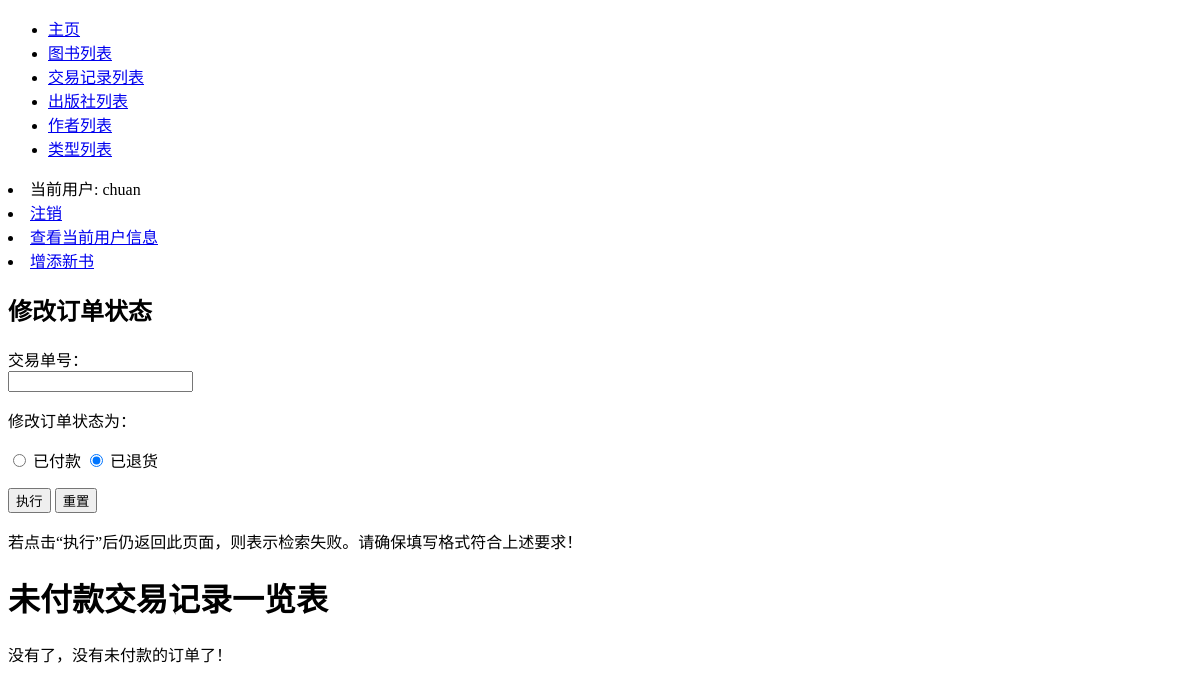
Page /bookstore/transactions/payment/ (signed in) on the earlier database version.
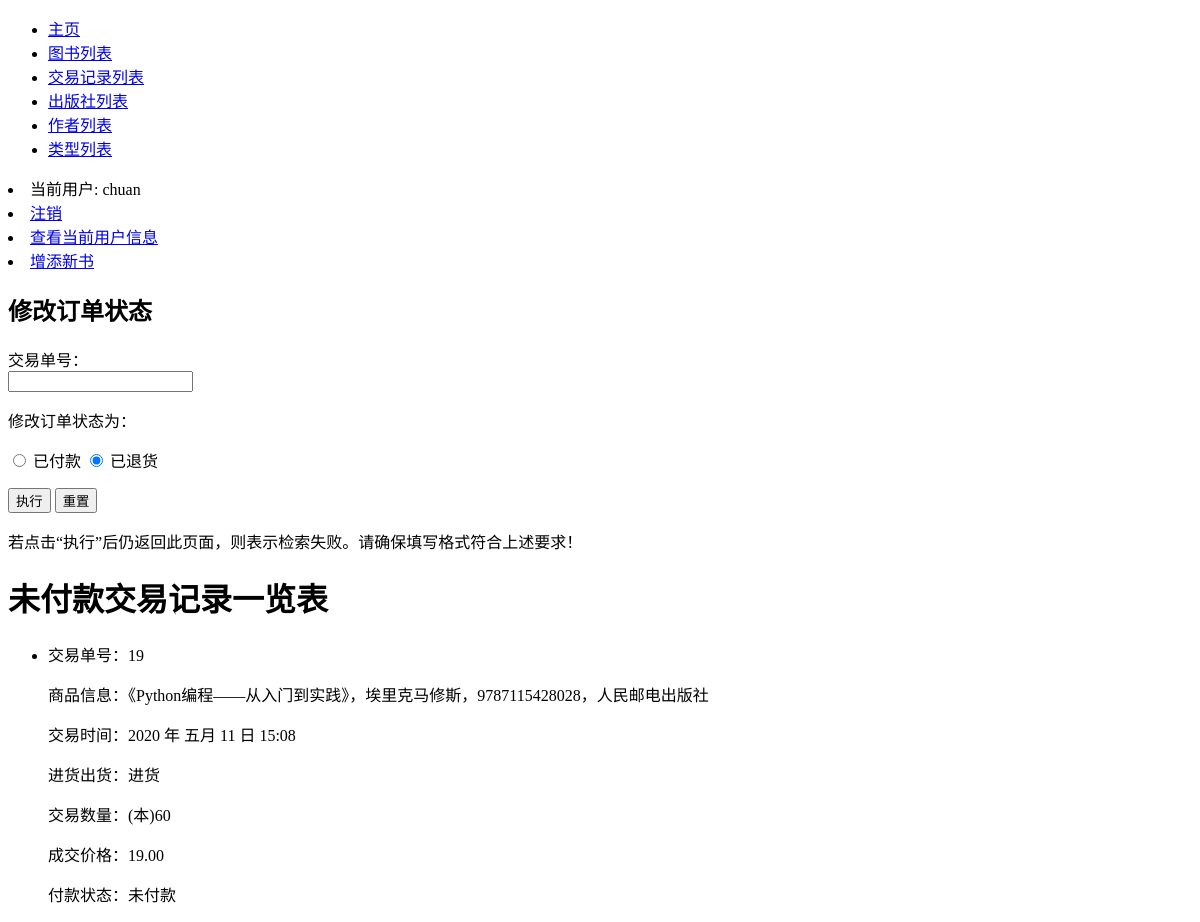
Same page on the later database version.
### bookstore/models.py (models this page shows, shortened)
class Transaction(models.Model):
    in_out = models.CharField(max_length=2, verbose_name='进货/出货', help_text='请输入“进货”或者“出货”', validators=
                              [vl.RegexValidator(regex=(r'^(?:进货|出货)$'), message='请确保输入“进货”或者“出货”之一！')])
    book = models.ForeignKey(Book, on_delete=models.DO_NOTHING, verbose_name='商品')
    ruler = models.ForeignKey(Admin, on_delete=models.DO_NOTHING, verbose_name='执行交易的管理员')
    cost = models.DecimalField(max_digits=5, decimal_places=2, verbose_name='成交金额')
    amount = models.PositiveIntegerField(verbose_name='成交数量',
                                         validators=[vl.MinValueValidator(1), vl.MaxValueValidator(9999)])
    time = models.DateTimeField(auto_now_add=True, verbose_name='成交时间')
    paid = models.CharField(max_length=3, verbose_name='未付款/已付款/已退货', help_text='请输入“未付款“、”已付款“、”已退货“之一',
                            validators=[vl.RegexValidator(regex=(r'^(?:未付款|已付款|已退货)$'),
                                                          message='请确保输入“未付款“、”已付款“、”已退货“之一！')])
    class Meta:
        verbose_name = '交易记录'
        verbose_name_plural = '交易记录'
        ordering = ['-time']

class Book(models.Model):
    ISBN = models.CharField(max_length=13, verbose_name='ISBN号', help_text='请输入纯数字ISBN（不带横杠）', validators=
                            [vl.RegexValidator(regex='^\d{13}$', message='请确保ISBN格式正确！')])
    name = models.CharField(max_length=50, verbose_name='书名')
    language = models.CharField(max_length=10, verbose_name='语言', default='汉语')
    author = models.ManyToManyField(Author, verbose_name='作者')
    publisher = models.ForeignKey(Publisher, on_delete=models.DO_NOTHING, verbose_name='出版社')
    price = models.DecimalField(max_digits=5, decimal_places=2, verbose_name='售价', validators=
                                [vl.MaxValueValidator(999.99, message='最高999.99元'),
                                 vl.MinValueValidator(0.01, message='最低0.01元')])
    inventory = models.IntegerField(verbose_name='当前库存', validators=[vl.MinValueValidator(0)], default=0)
    category = models.ManyToManyField(Category, verbose_name='类别')
    summary = models.CharField(max_length=100, verbose_name='简介', default='懒狗管理员没有留下任何摘要，是不是可以爬了？')
    class Meta:
        verbose_name = '图书信息'
        verbose_name_plural = '图书信息'
        ordering = ['name', 'publisher', ]
    def __str__(self):
        return '《' + self.name + '》，' + self.get_author() + '，' + self.ISBN + '，' + self.publisher.name
    def get_author(self):
        return '，'.join([a.name for a in self.author.order_by('name')])

class Author(models.Model):
    name = models.CharField(max_length=30, verbose_name='作者姓名')
    class Meta:
        verbose_name = '作者'
        verbose_name_plural = '作者'
        ordering = ['name', ]

class Publisher(models.Model):
    name = models.CharField(max_length=30, verbose_name='出版社')
    class Meta:
        verbose_name = '出版社'
        verbose_name_plural = '出版社'
        ordering = ['name', ]

### bookstore/views.py (the view, shortened to what this page needs)
# urls.py: path('transactions/payment/', views.payment, name='payment'),
@login_required
def payment(request):
    user = request.user
    unpaid_transactions = Transaction.objects.filter(paid='未付款')
    error_msg = ''
    ct = {'form': PayForm(), 'up_trans': unpaid_transactions, 'user': user}
    return render(request, 'bookstore/payment.html', context=ct)

### bookstore/forms.py
class PayForm(forms.Form):
    states = (('pay', '已付款'), ('ret', '已退货'))
    tid = forms.IntegerField(label='订单编号')
    paid = forms.CharField(label='付款状态', widget=forms.widgets.Select(choices=states))

### bookstore/templates/bookstore/payment.html (shortened to what this page needs)
{% extends "base.html" %}
{% block content %}
    <form method="POST" role="form" class="form-horizontal">
        <h2 class="form-signin-heading text-center">修改订单状态</h2>
        <div class="form-group">
            <label for="id_tid" class="col-md-3 control-label">交易单号：</label>
            <div class="col-md-9">
                <input type="text" class="form-control" name="tid" id="id_tid">
            </div>
        </div>
        <div class="form-group">
            <p>修改订单状态为：</p>
            <input type="radio" class="form-control" name="paid" id="contactChoice1" value="已付款" checked>
            <label for="pay" class="col-md-3 control-label">已付款</label>
            <input type="radio" class="form-control" name="paid" id="contactChoice2" value="已退货" checked>
            <label for="ret" class="col-md-3 control-label">已退货</label>
        </div>
        <div class="form-group">
            <div class="col-md-4 col-md-offset-4">
                <button class="btn btn btn-primary btn-block" type="submit">执行</button>
                <button class="btn btn btn-primary btn-block" type="reset">重置</button>
            </div>
        </div>
    </form>
    <p>若点击“执行”后仍返回此页面，则表示检索失败。请确保填写格式符合上述要求！</p>
    <h1>未付款交易记录一览表</h1>
    {% if up_trans %}
    <ul>
      {% for tran in up_trans %}
      <li>
        <p>交易单号：{{ tran.id }}</p>
        <p>商品信息：{{ tran.book }}</p>
        <p>交易时间：{{ tran.time|date:'Y 年 M d 日 H:i' }}</p>
        <p>进货出货：{{ tran.in_out }}</p>
        <p>交易数量：(本){{ tran.amount }}</p>
        <p>成交价格：{{ tran.cost }}</p>
        <p>付款状态：{{ tran.paid }}</p>
      </li>
      {% endfor %}
    </ul>
    {% else %}
      <p>没有了，没有未付款的订单了！</p>
    {% endif %}
{% endblock %}

Differences in the rows shown:
added Transaction: id "19", book "《Python编程——从入门到实践》，埃里克马修斯，9787115428028，人民邮电出版社", time "2020 年 五月 11 日 15:08", in_out "进货", amount "60", cost "19.00", paid "未付款"
Other differences:
text no longer shown: "没有了，没有未付款的订单了！"
